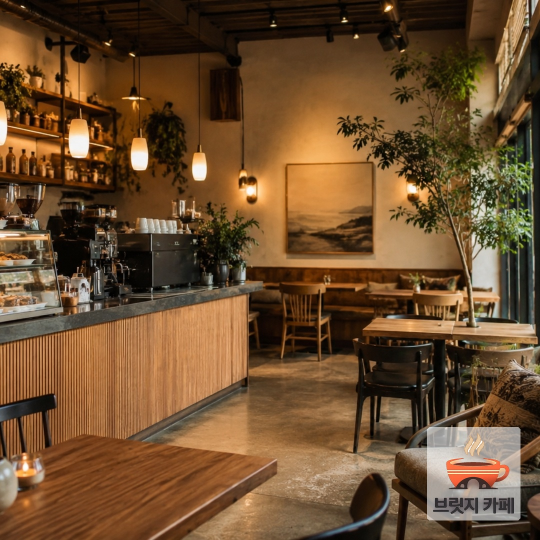
#> input picture 완성/2026-10-21_15시00분/20261021_01.jpg, 1080 x 1080 px (shown at 1/2 size)
$ python -i '사진변환.py'   (imports and definitions only)
#> lines starting #> are read from the running program, lines starting #| are printed output that depends on the picture
from datetime import date, datetime
from pathlib import Path

from PIL import Image, ImageDraw, ImageOps

크기 = 1080
기준폴더 = Path(__file__).parent
자료폴더 = 기준폴더 / "자료"
완성폴더 = 기준폴더 / "완성"
로고_비율 = 0.15   # 사진 가로 폭 대비 로고 크기
로고_여백 = 40     # 사진 가장자리에서 안쪽으로 띄우는 거리


# [14 lines left out: functions 가운데_정사각형으로_자르기, 로고_찾기, not called in this run]


def 로고_준비(경로):
    """흰 바탕과 빛 번짐은 투명하게 지우고, 로고 모양만 남겨 사진 크기에 맞게 줄인다. 실패하면 None."""
#> called with 경로 = '완성/2026-10-21_15시00분/20261021_01.jpg'
    try:
        with Image.open(경로) as 원본:
#> 원본 is the input picture: PIL image 1080x1080 RGB; mean R, G, B 109.7, 78.6, 47.7
            로고 = 원본.convert("RGBA")
        if 로고.getextrema()[3][0] < 255:   # 이미 투명 배경이 있는 로고
            투명도 = 로고.getchannel("A")
        else:
            밝기 = 로고.convert("L")
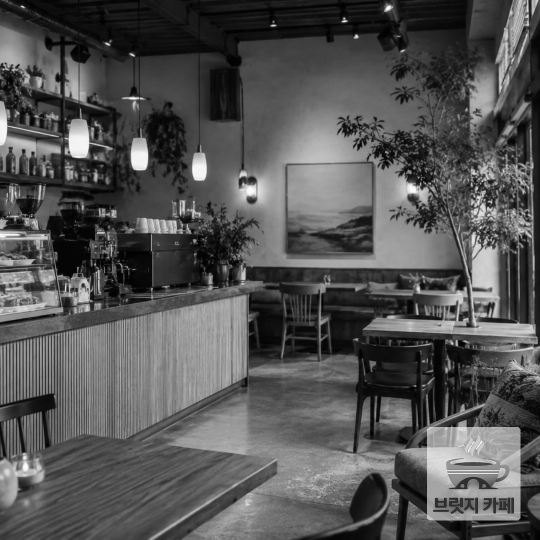
#> 밝기: PIL image 1080x1080 L (shown at 1/2 size); min 0, max 255, mean 84.4
            투명도 = 밝기.point(lambda v: max(0, min(255, round((172 - v) * 255 / 30))))
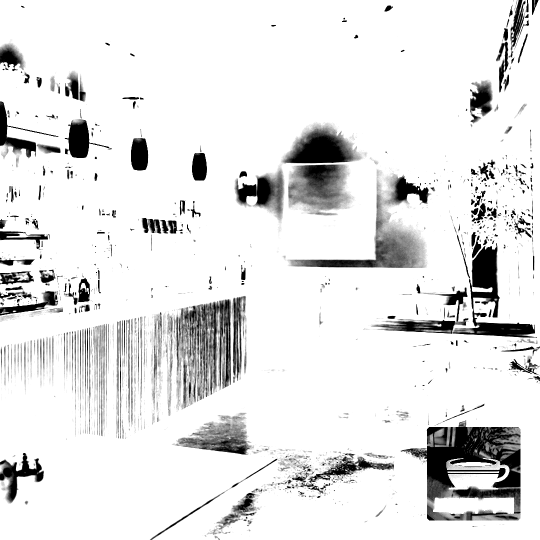
#> 투명도: PIL image 1080x1080 L (shown at 1/2 size); min 0, max 255, mean 227.6
        상자 = 투명도.point(lambda v: 255 if v > 128 else 0).getbbox()
#> 상자 = (0, 0, 1080, 1080)
        if not 상자:
            return None
        로고.putalpha(투명도)
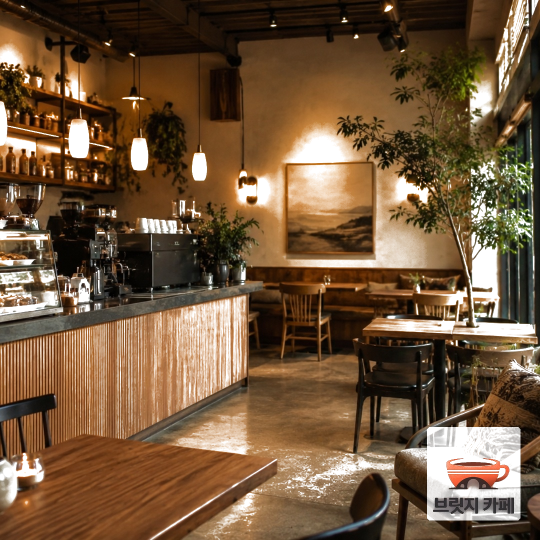
#> 로고: PIL image 1080x1080 RGBA (shown at 1/2 size); mean R, G, B, A 109.7, 78.6, 47.7, 227.6; transparent parts drawn white
        로고 = 로고.crop(상자)
        너비 = round(크기 * 로고_비율)
        높이 = max(1, round(로고.height * 너비 / 로고.width))
#> 높이 = 162
        return 로고.resize((너비, 높이), Image.LANCZOS)
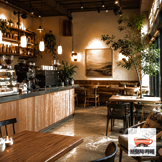
#> returned value: PIL image 162x162 RGBA; mean R, G, B, A 104.1, 73.2, 42.6, 227.1; transparent parts drawn white
    except Exception:
        return None


# [41 lines left out: functions 로고_넣기, 새_폴더_만들기, 다음_번호, 파일_읽기, not called in this run]


def 받침있음(글자):
    return (ord(글자) - 0xAC00) % 28 != 0


def 조사(말, 받침있을때, 받침없을때):
    return 받침있을때 if 말 and 받침있음(말[-1]) else 받침없을때


# [189 lines left out: functions 관형, 가게정보_읽기, 문구_만들기, main, not called in this run]


# [1 line not run here, left out]

>>> result = 로고_준비('완성/2026-10-21_15시00분/20261021_01.jpg')

$ run again, on 완성/2026-10-21_15시13분/20261021_02.jpg
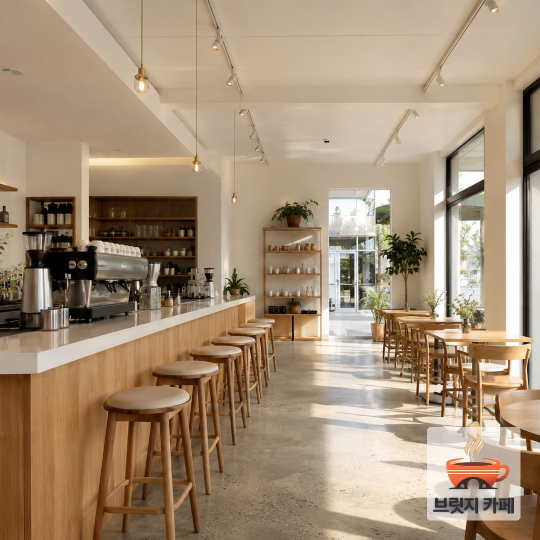
#> input picture 완성/2026-10-21_15시13분/20261021_02.jpg, 1080 x 1080 px (shown at 1/2 size)
#> in 로고_준비, 원본 is the input picture: PIL image 1080x1080 RGB; mean R, G, B 165.3, 143, 118.5
#> in 로고_준비, `투명도 = 밝기.point(lambda v: max(0, min(255, round((172 - v) * 255 / 30))))`:
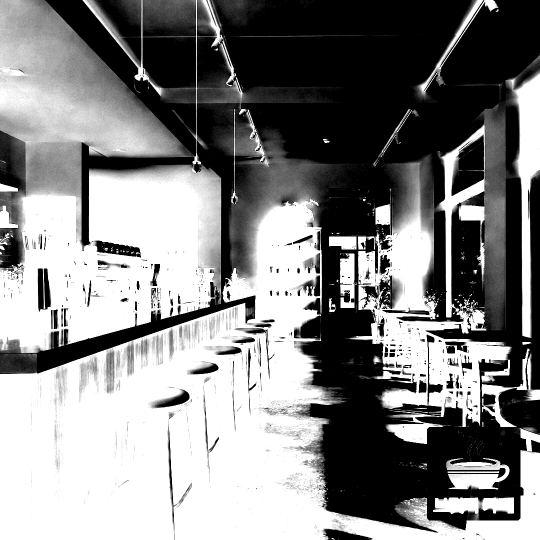
#> 투명도: PIL image 1080x1080 L (shown at 1/2 size); min 0, max 255, mean 131.7
#> 상자 = (0, 0, 1080, 1080)
#> in 로고_준비, `return 로고.resize((너비, 높이), Image.LANCZOS)`:
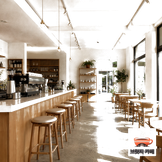
#> returned value: PIL image 162x162 RGBA; mean R, G, B, A 111, 91.2, 70.4, 131.7; transparent parts drawn white

$ run again, on 완성/2026-10-21_15시13분/20261021_03.jpg
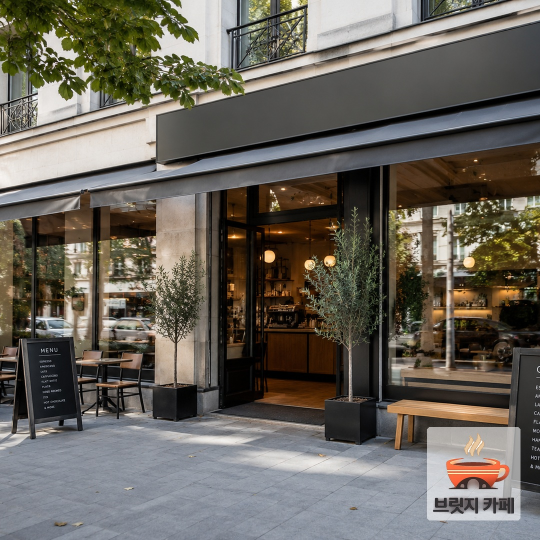
#> input picture 완성/2026-10-21_15시13분/20261021_03.jpg, 1080 x 1080 px (shown at 1/2 size)
#> in 로고_준비, 원본 is the input picture: PIL image 1080x1080 RGB; mean R, G, B 104.2, 99.5, 90.9
#> in 로고_준비, `투명도 = 밝기.point(lambda v: max(0, min(255, round((172 - v) * 255 / 30))))`:
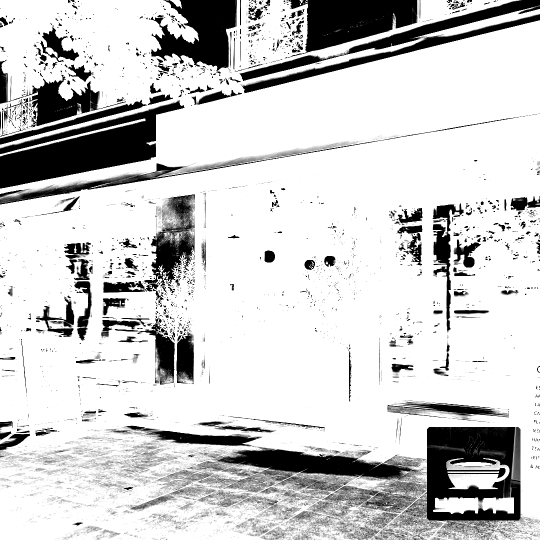
#> 투명도: PIL image 1080x1080 L (shown at 1/2 size); min 0, max 255, mean 204.9
#> 상자 = (0, 0, 1080, 1080)
#> in 로고_준비, `return 로고.resize((너비, 높이), Image.LANCZOS)`:
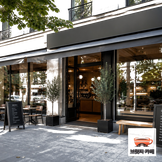
#> returned value: PIL image 162x162 RGBA; mean R, G, B, A 84, 79.4, 70.7, 204.5; transparent parts drawn white
